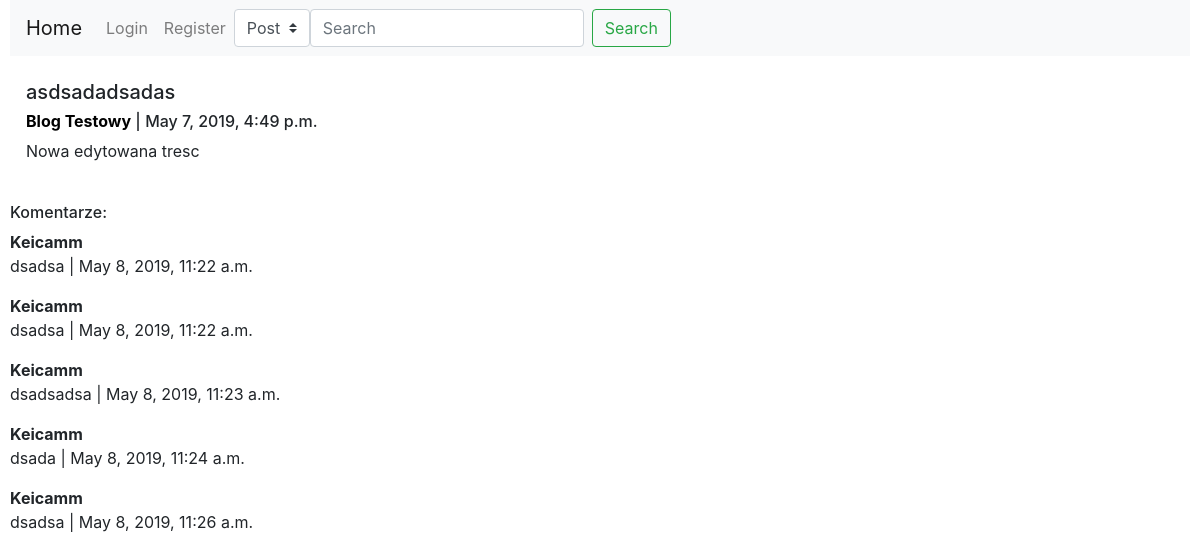
Before: /post/22/ with the older database file.
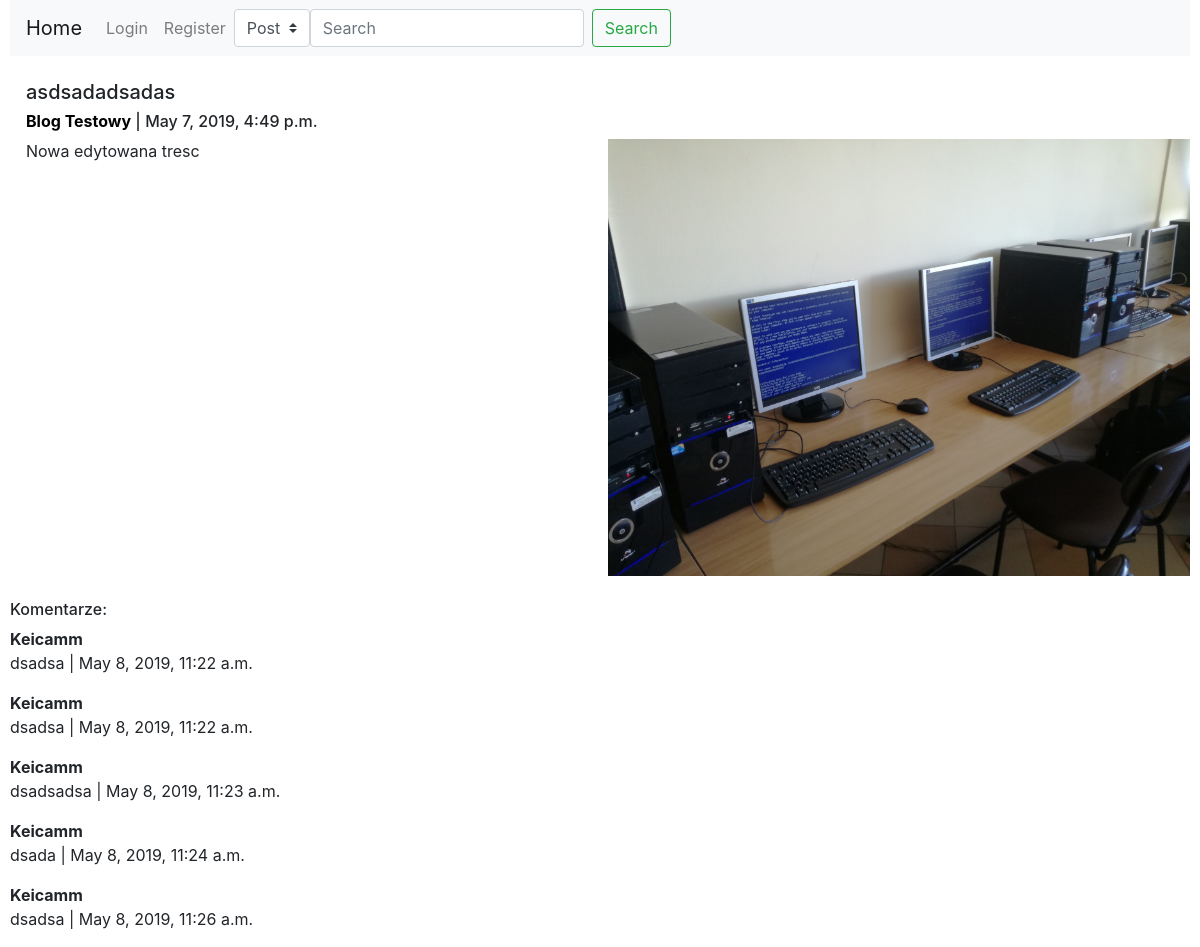
After: the same page with the newer database file.
### Blog/models.py (models this page shows)
class Post(models.Model):
    IDPost=models.AutoField(primary_key=True)
    Tytul=models.CharField(max_length=128)
    Tresc=models.TextField()
    Data=models.DateTimeField(default=timezone.now)
    IDBlog=models.ForeignKey(Blog,on_delete=models.CASCADE)
    Haslo=models.CharField(max_length=8,blank=True)
    Obraz=models.ImageField(upload_to=path_and_renamePost,default='Obrazki/default_pic.jpg',blank=True)

class Blog(models.Model):
    IDBlog=models.AutoField(primary_key=True)
    Nazwa=models.CharField(max_length=128)
    IDAutor=models.ForeignKey(User,on_delete=models.CASCADE)

### Blog/views.py (the view)
# urls.py: path('post/<int:post_id>/', views.post, name='post'),
def post(request,post_id):
    post = models.Post.objects.get(IDPost=post_id)
    komentarze = models.Komentarz.objects.filter(IDPost=post_id)
    for k in komentarze:
        print(k.Tresc)
        print(k.Data)
        print(k.IDKomentarz)
        print(k.IDUzytkownik)
        print(k.IDPost)
        print(k.IDPost.Tresc)
    if request.method == 'POST':
        haslo = request.POST.get('PasswordCheck',False)
        if post.Haslo == haslo:
            return render(request,'Blog/post.html',{'post':post,'komentarze': komentarze})
        else:
            messages.error(request,'Podano błędne hasło')
            return redirect('home')
    else:
        if post.Haslo!='':
            messages.error(request,'Post chroniony hasłem')
            return redirect('home')
        else:
            return render(request,'Blog/post.html',{'post':post,'komentarze': komentarze})

### Blog/templates/Blog/post.html (shortened to what this page needs)
{%extends "Blog/base.html"%}
{%block content%}
<div class="media">
  <div class="media-body">
    <h5 class="mt-0">{{post.Tytul}}</h5>
    <a class="" href="/blog/{{post.IDBlog.IDBlog}}"><h6 class='mt-0'><strong>{{post.IDBlog.Nazwa}}</strong> </a> | {{post.Data}}</h6>
    <p style="float:left;max-width:50%; white-space: pre-wrap">{{post.Tresc}}</p>
    {%if post.Obraz%}
      <img src="/Obrazki/{{post.Obraz}}" style="float:right;max-width: 50%;">
    {%endif%}
  </div>
</div>
<br>
<h6>Komentarze:</h6>
{%if komentarze%}
{%for komentarz in komentarze%}
<p><strong>{{komentarz.IDUzytkownik.username}}</strong><br>{{komentarz.Tresc}} | {{komentarz.Data}}</p>
{%endfor%}
{%endif%}
{%endblock content%}

Changed rows visible on the page:
changed Post "asdsadadsadas": Obraz: picture added
